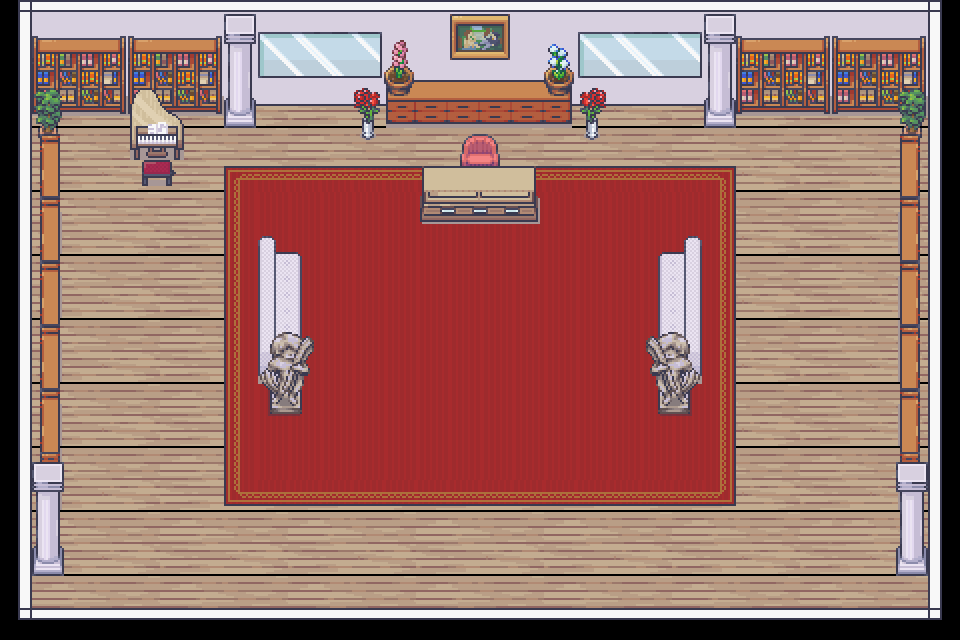

A 2D game scene composited from a Tiled map and its tileset images. What follows is a short description and the map's XML, with each tile layer's data collapsed to a summary:
An orthogonal 30x20 tile map with 32x32 px tiles, 8 tile layers (Floor, Floor2, Walls, Walls2, ...), 1 hidden layer not drawn, 4 tilesets.

<map version="1.10" tiledversion="1.11.2" orientation="orthogonal" renderorder="right-down" width="30" height="20" tilewidth="32" tileheight="32" infinite="0" nextlayerid="10" nextobjectid="1">
 <tileset firstgid="1" source="../../tilesets/tsx/Interiors_32x32.tsx" />
 <tileset firstgid="17025" source="../../tilesets/tsx/17_Garden_32x32.tsx" />
 <tileset firstgid="23297" source="../../tilesets/tsx/5_Floor_Modular_Buildings_32x32.tsx" />
 <tileset firstgid="31585" source="../../tilesets/tsx/2_City_Terrains_32x32.tsx" />
 <layer id="1" name="Floor" width="30" height="20">
  <data>[600 cells, 480 non-empty, 12 distinct tile ids]</data>
 </layer>
 <layer id="7" name="Floor2" width="30" height="20">
  <data>[600 cells, 184 non-empty, 17 distinct tile ids]</data>
 </layer>
 <layer id="2" name="Walls" width="30" height="20">
  <data>[600 cells, 125 non-empty, 12 distinct tile ids]</data>
 </layer>
 <layer id="4" name="Walls2" width="30" height="20">
  <data>[600 cells, 36 non-empty, 24 distinct tile ids]</data>
 </layer>
 <layer id="5" name="Decoration" width="30" height="20">
  <data>[600 cells, 60 non-empty, 44 distinct tile ids]</data>
 </layer>
 <layer id="6" name="Decoration2" width="30" height="20">
  <data>[600 cells, 73 non-empty, 39 distinct tile ids]</data>
 </layer>
 <layer id="3" name="Ceiling" width="30" height="20">
  <data>[600 cells, 118 non-empty, 17 distinct tile ids]</data>
 </layer>
 <layer id="8" name="Ceiling2" width="30" height="20">
  <data>[600 cells, 10 non-empty, 5 distinct tile ids]</data>
 </layer>
 <layer id="9" name="Colissions" width="30" height="20" visible="0">
  <data>[600 cells, 239 non-empty, 1 distinct tile ids]</data>
 </layer>
</map>
